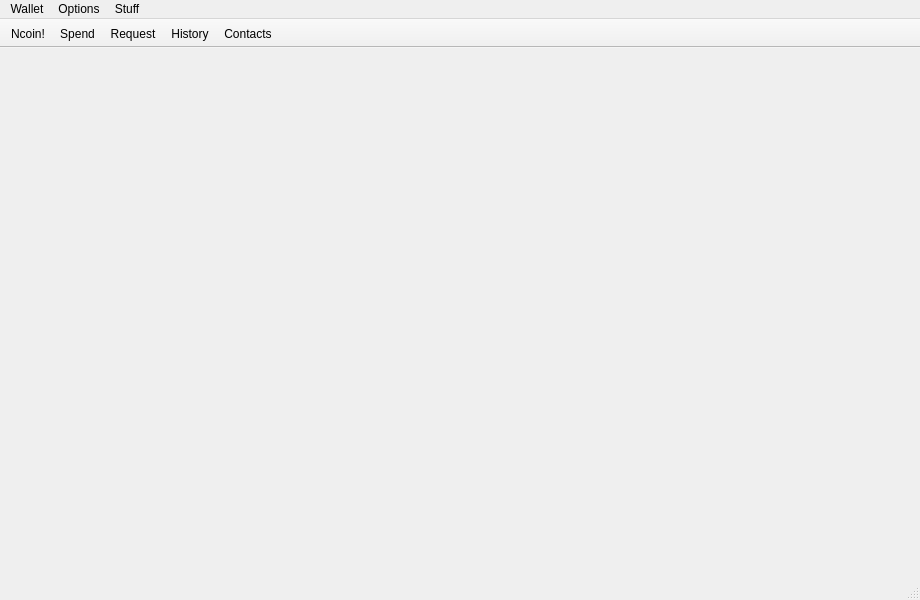
<?xml version="1.0" encoding="UTF-8"?>
<ui version="4.0">
 <class>MainWindow</class>
 <widget class="QMainWindow" name="MainWindow">
  <property name="geometry">
   <rect>
    <x>0</x>
    <y>0</y>
    <width>920</width>
    <height>600</height>
   </rect>
  </property>
  <property name="sizePolicy">
   <sizepolicy hsizetype="Preferred" vsizetype="Preferred">
    <horstretch>0</horstretch>
    <verstretch>0</verstretch>
   </sizepolicy>
  </property>
  <property name="minimumSize">
   <size>
    <width>0</width>
    <height>0</height>
   </size>
  </property>
  <property name="maximumSize">
   <size>
    <width>16777215</width>
    <height>16777215</height>
   </size>
  </property>
  <property name="windowTitle">
   <string>Ncoin!</string>
  </property>
  <property name="windowIcon">
   <iconset resource="../../resources.qrc">
    <normaloff>:/images/cryptonote</normaloff>:/images/cryptonote</iconset>
  </property>
  <widget class="QWidget" name="centralwidget">
   <layout class="QHBoxLayout" name="horizontalLayout">
    <property name="spacing">
     <number>0</number>
    </property>
    <property name="leftMargin">
     <number>0</number>
    </property>
    <property name="topMargin">
     <number>0</number>
    </property>
    <property name="rightMargin">
     <number>0</number>
    </property>
    <property name="bottomMargin">
     <number>0</number>
    </property>
    <item>
     <widget class="WalletGui::OverviewFrame" name="m_overviewFrame">
      <property name="frameShape">
       <enum>QFrame::NoFrame</enum>
      </property>
      <property name="frameShadow">
       <enum>QFrame::Raised</enum>
      </property>
     </widget>
    </item>
    <item>
     <widget class="WalletGui::SendFrame" name="m_sendFrame">
      <property name="frameShape">
       <enum>QFrame::NoFrame</enum>
      </property>
      <property name="frameShadow">
       <enum>QFrame::Raised</enum>
      </property>
     </widget>
    </item>
    <item>
     <widget class="WalletGui::ReceiveFrame" name="m_receiveFrame">
      <property name="frameShape">
       <enum>QFrame::NoFrame</enum>
      </property>
      <property name="frameShadow">
       <enum>QFrame::Raised</enum>
      </property>
     </widget>
    </item>
    <item>
     <widget class="WalletGui::TransactionsFrame" name="m_transactionsFrame">
      <property name="frameShape">
       <enum>QFrame::NoFrame</enum>
      </property>
      <property name="frameShadow">
       <enum>QFrame::Raised</enum>
      </property>
     </widget>
    </item>
    <item>
     <widget class="WalletGui::AddressBookFrame" name="m_addressBookFrame">
      <property name="frameShape">
       <enum>QFrame::NoFrame</enum>
      </property>
      <property name="frameShadow">
       <enum>QFrame::Raised</enum>
      </property>
     </widget>
    </item>
   </layout>
  </widget>
  <widget class="QMenuBar" name="menubar">
   <property name="geometry">
    <rect>
     <x>0</x>
     <y>0</y>
     <width>920</width>
     <height>19</height>
    </rect>
   </property>
   <widget class="QMenu" name="menuFile">
    <property name="title">
     <string>Wallet</string>
    </property>
    <addaction name="m_createWalletAction"/>
    <addaction name="m_openWalletAction"/>
    <addaction name="m_backupWalletAction"/>
    <addaction name="m_exitAction"/>
   </widget>
   <widget class="QMenu" name="menuSettings">
    <property name="title">
     <string>Options</string>
    </property>
    <addaction name="m_encryptWalletAction"/>
    <addaction name="m_changePasswordAction"/>
    <addaction name="separator"/>
    <addaction name="m_startOnLoginAction"/>
    <addaction name="m_minimizeToTrayAction"/>
    <addaction name="m_closeToTrayAction"/>
   </widget>
   <widget class="QMenu" name="menuHelp">
    <property name="title">
     <string>Stuff</string>
    </property>
    <addaction name="m_aboutCryptonoteAction"/>
    <addaction name="m_aboutQtAction"/>
   </widget>
   <addaction name="menuFile"/>
   <addaction name="menuSettings"/>
   <addaction name="menuHelp"/>
  </widget>
  <widget class="QToolBar" name="toolBar">
   <property name="windowTitle">
    <string>toolBar</string>
   </property>
   <property name="movable">
    <bool>false</bool>
   </property>
   <property name="toolButtonStyle">
    <enum>Qt::ToolButtonTextBesideIcon</enum>
   </property>
   <attribute name="toolBarArea">
    <enum>TopToolBarArea</enum>
   </attribute>
   <attribute name="toolBarBreak">
    <bool>false</bool>
   </attribute>
   <addaction name="m_overviewAction"/>
   <addaction name="m_sendAction"/>
   <addaction name="m_receiveAction"/>
   <addaction name="m_transactionsAction"/>
   <addaction name="m_addressBookAction"/>
  </widget>
  <widget class="QStatusBar" name="statusBar"/>
  <action name="m_overviewAction">
   <property name="checkable">
    <bool>true</bool>
   </property>
   <property name="enabled">
    <bool>true</bool>
   </property>
   <property name="icon">
    <iconset resource="../../resources.qrc">
     <normaloff>:/icons/overview</normaloff>:/icons/overview</iconset>
   </property>
   <property name="text">
    <string>Ncoin!</string>
   </property>
   <property name="toolTip">
    <string>Dashboard</string>
   </property>
   <property name="shortcut">
    <string>Ctrl+N</string>
   </property>
  </action>
  <action name="m_sendAction">
   <property name="checkable">
    <bool>true</bool>
   </property>
   <property name="enabled">
    <bool>true</bool>
   </property>
   <property name="icon">
    <iconset resource="../../resources.qrc">
     <normaloff>:/icons/send</normaloff>:/icons/send</iconset>
   </property>
   <property name="text">
    <string>Spend</string>
   </property>
   <property name="toolTip">
    <string>Spend</string>
   </property>
   <property name="shortcut">
    <string>Ctrl+S</string>
   </property>
  </action>
  <action name="m_receiveAction">
   <property name="checkable">
    <bool>true</bool>
   </property>
   <property name="enabled">
    <bool>true</bool>
   </property>
   <property name="icon">
    <iconset resource="../../resources.qrc">
     <normaloff>:/icons/receive</normaloff>:/icons/receive</iconset>
   </property>
   <property name="text">
    <string>Request</string>
   </property>
   <property name="toolTip">
    <string>Request</string>
   </property>
   <property name="shortcut">
    <string>Ctrl+R</string>
   </property>
  </action>
  <action name="m_transactionsAction">
   <property name="checkable">
    <bool>true</bool>
   </property>
   <property name="enabled">
    <bool>true</bool>
   </property>
   <property name="icon">
    <iconset resource="../../resources.qrc">
     <normaloff>:/icons/transactions</normaloff>:/icons/transactions</iconset>
   </property>
   <property name="text">
    <string>History</string>
   </property>
   <property name="toolTip">
    <string>Transaction History</string>
   </property>
   <property name="shortcut">
    <string>Ctrl+H</string>
   </property>
  </action>
  <action name="m_exitAction">
   <property name="enabled">
    <bool>true</bool>
   </property>
   <property name="text">
    <string>Quit Ncoin</string>
   </property>
   <property name="toolTip">
    <string>Exit and terminate the Ncoin-Wallet</string>
   </property>
   <property name="shortcut">
    <string>Ctrl+Q</string>
   </property>
  </action>
  <action name="m_addressBookAction">
   <property name="checkable">
    <bool>true</bool>
   </property>
   <property name="enabled">
    <bool>true</bool>
   </property>
   <property name="icon">
    <iconset resource="../../resources.qrc">
     <normaloff>:/icons/address-book</normaloff>:/icons/address-book</iconset>
   </property>
   <property name="text">
    <string>Contacts</string>
   </property>
   <property name="toolTip">
    <string>Contacts</string>
   </property>
   <property name="shortcut">
    <string>Ctrl+B</string>
   </property>
  </action>
  <action name="m_createWalletAction">
   <property name="enabled">
    <bool>true</bool>
   </property>
   <property name="text">
    <string>Create a new wallet</string>
   </property>
   <property name="toolTip">
    <string>Generate a new wallet</string>
   </property>
  </action>
  <action name="m_openWalletAction">
   <property name="enabled">
    <bool>true</bool>
   </property>
   <property name="text">
    <string>Open a wallet backup</string>
   </property>
   <property name="iconText">
    <string>Open a wallet backup</string>
   </property>
   <property name="toolTip">
    <string>Open an existing wallet from file</string>
   </property>
  </action>
  <action name="m_encryptWalletAction">
   <property name="enabled">
    <bool>true</bool>
   </property>
   <property name="text">
    <string>Protect this wallet</string>
   </property>
   <property name="toolTip">
    <string>Protect your wallet by encryptiong it with a password</string>
   </property>
  </action>
  <action name="m_changePasswordAction">
   <property name="enabled">
    <bool>true</bool>
   </property>
   <property name="text">
    <string>Change the password</string>
   </property>
   <property name="toolTip">
    <string>Change password</string>
   </property>
  </action>
  <action name="m_aboutCryptonoteAction">
   <property name="enabled">
    <bool>true</bool>
   </property>
   <property name="text">
    <string>Ncoin Info</string>
   </property>
   <property name="toolTip">
    <string>About Ncoin</string>
   </property>
  </action>
  <action name="m_aboutQtAction">
   <property name="enabled">
    <bool>true</bool>
   </property>
   <property name="text">
    <string>Qt Info</string>
   </property>
   <property name="toolTip">
    <string>About Qt</string>
   </property>
  </action>
  <action name="m_backupWalletAction">
   <property name="enabled">
    <bool>true</bool>
   </property>
   <property name="text">
    <string>Backup this wallet</string>
   </property>
   <property name="toolTip">
    <string>Backup this wallet to file</string>
   </property>
  </action>
  <action name="m_startOnLoginAction">
   <property name="checkable">
    <bool>true</bool>
   </property>
   <property name="text">
    <string>Run on login</string>
   </property>
  </action>
  <action name="m_minimizeToTrayAction">
   <property name="checkable">
    <bool>true</bool>
   </property>
   <property name="text">
    <string>Minimize to Notification Area</string>
   </property>
   <property name="toolTip">
    <string>Only show in the Notification Area when minimized</string>
   </property>
  </action>
  <action name="m_closeToTrayAction">
   <property name="checkable">
    <bool>true</bool>
   </property>
   <property name="text">
    <string>Close to Notification Area</string>
   </property>
   <property name="toolTip">
    <string>Minimize to the Notification Area when closing the window</string>
   </property>
  </action>
 </widget>
 <customwidgets>
  <customwidget>
   <class>WalletGui::OverviewFrame</class>
   <extends>QFrame</extends>
   <header>gui/OverviewFrame.h</header>
   <container>1</container>
  </customwidget>
  <customwidget>
   <class>WalletGui::SendFrame</class>
   <extends>QFrame</extends>
   <header>gui/SendFrame.h</header>
   <container>1</container>
  </customwidget>
  <customwidget>
   <class>WalletGui::ReceiveFrame</class>
   <extends>QFrame</extends>
   <header>gui/ReceiveFrame.h</header>
   <container>1</container>
  </customwidget>
  <customwidget>
   <class>WalletGui::TransactionsFrame</class>
   <extends>QFrame</extends>
   <header>gui/TransactionsFrame.h</header>
   <container>1</container>
  </customwidget>
  <customwidget>
   <class>WalletGui::AddressBookFrame</class>
   <extends>QFrame</extends>
   <header>gui/AddressBookFrame.h</header>
   <container>1</container>
  </customwidget>
 </customwidgets>
 <resources>
  <include location="../../resources.qrc"/>
 </resources>
 <connections>
  <connection>
   <sender>m_overviewAction</sender>
   <signal>toggled(bool)</signal>
   <receiver>m_overviewFrame</receiver>
   <slot>setVisible(bool)</slot>
   <hints>
    <hint type="sourcelabel">
     <x>-1</x>
     <y>-1</y>
    </hint>
    <hint type="destinationlabel">
     <x>112</x>
     <y>333</y>
    </hint>
   </hints>
  </connection>
  <connection>
   <sender>m_sendAction</sender>
   <signal>toggled(bool)</signal>
   <receiver>m_sendFrame</receiver>
   <slot>setVisible(bool)</slot>
   <hints>
    <hint type="sourcelabel">
     <x>-1</x>
     <y>-1</y>
    </hint>
    <hint type="destinationlabel">
     <x>337</x>
     <y>333</y>
    </hint>
   </hints>
  </connection>
  <connection>
   <sender>m_receiveAction</sender>
   <signal>toggled(bool)</signal>
   <receiver>m_receiveFrame</receiver>
   <slot>setVisible(bool)</slot>
   <hints>
    <hint type="sourcelabel">
     <x>-1</x>
     <y>-1</y>
    </hint>
    <hint type="destinationlabel">
     <x>562</x>
     <y>333</y>
    </hint>
   </hints>
  </connection>
  <connection>
   <sender>m_transactionsAction</sender>
   <signal>toggled(bool)</signal>
   <receiver>m_transactionsFrame</receiver>
   <slot>setVisible(bool)</slot>
   <hints>
    <hint type="sourcelabel">
     <x>-1</x>
     <y>-1</y>
    </hint>
    <hint type="destinationlabel">
     <x>787</x>
     <y>333</y>
    </hint>
   </hints>
  </connection>
  <connection>
   <sender>m_addressBookAction</sender>
   <signal>toggled(bool)</signal>
   <receiver>m_addressBookFrame</receiver>
   <slot>setVisible(bool)</slot>
   <hints>
    <hint type="sourcelabel">
     <x>-1</x>
     <y>-1</y>
    </hint>
    <hint type="destinationlabel">
     <x>809</x>
     <y>320</y>
    </hint>
   </hints>
  </connection>
  <connection>
   <sender>m_createWalletAction</sender>
   <signal>triggered()</signal>
   <receiver>MainWindow</receiver>
   <slot>createWallet()</slot>
   <hints>
    <hint type="sourcelabel">
     <x>-1</x>
     <y>-1</y>
    </hint>
    <hint type="destinationlabel">
     <x>449</x>
     <y>299</y>
    </hint>
   </hints>
  </connection>
  <connection>
   <sender>m_openWalletAction</sender>
   <signal>triggered()</signal>
   <receiver>MainWindow</receiver>
   <slot>openWallet()</slot>
   <hints>
    <hint type="sourcelabel">
     <x>-1</x>
     <y>-1</y>
    </hint>
    <hint type="destinationlabel">
     <x>449</x>
     <y>299</y>
    </hint>
   </hints>
  </connection>
  <connection>
   <sender>m_encryptWalletAction</sender>
   <signal>triggered()</signal>
   <receiver>MainWindow</receiver>
   <slot>encryptWallet()</slot>
   <hints>
    <hint type="sourcelabel">
     <x>-1</x>
     <y>-1</y>
    </hint>
    <hint type="destinationlabel">
     <x>449</x>
     <y>299</y>
    </hint>
   </hints>
  </connection>
  <connection>
   <sender>m_changePasswordAction</sender>
   <signal>triggered()</signal>
   <receiver>MainWindow</receiver>
   <slot>encryptWallet()</slot>
   <hints>
    <hint type="sourcelabel">
     <x>-1</x>
     <y>-1</y>
    </hint>
    <hint type="destinationlabel">
     <x>449</x>
     <y>299</y>
    </hint>
   </hints>
  </connection>
  <connection>
   <sender>m_aboutQtAction</sender>
   <signal>triggered()</signal>
   <receiver>MainWindow</receiver>
   <slot>aboutQt()</slot>
   <hints>
    <hint type="sourcelabel">
     <x>-1</x>
     <y>-1</y>
    </hint>
    <hint type="destinationlabel">
     <x>449</x>
     <y>299</y>
    </hint>
   </hints>
  </connection>
  <connection>
   <sender>m_backupWalletAction</sender>
   <signal>triggered()</signal>
   <receiver>MainWindow</receiver>
   <slot>backupWallet()</slot>
   <hints>
    <hint type="sourcelabel">
     <x>-1</x>
     <y>-1</y>
    </hint>
    <hint type="destinationlabel">
     <x>449</x>
     <y>299</y>
    </hint>
   </hints>
  </connection>
  <connection>
   <sender>m_aboutCryptonoteAction</sender>
   <signal>triggered()</signal>
   <receiver>MainWindow</receiver>
   <slot>about()</slot>
   <hints>
    <hint type="sourcelabel">
     <x>-1</x>
     <y>-1</y>
    </hint>
    <hint type="destinationlabel">
     <x>459</x>
     <y>299</y>
    </hint>
   </hints>
  </connection>
  <connection>
   <sender>m_startOnLoginAction</sender>
   <signal>triggered(bool)</signal>
   <receiver>MainWindow</receiver>
   <slot>setStartOnLogin(bool)</slot>
   <hints>
    <hint type="sourcelabel">
     <x>-1</x>
     <y>-1</y>
    </hint>
    <hint type="destinationlabel">
     <x>459</x>
     <y>299</y>
    </hint>
   </hints>
  </connection>
  <connection>
   <sender>m_minimizeToTrayAction</sender>
   <signal>triggered(bool)</signal>
   <receiver>MainWindow</receiver>
   <slot>setMinimizeToTray(bool)</slot>
   <hints>
    <hint type="sourcelabel">
     <x>-1</x>
     <y>-1</y>
    </hint>
    <hint type="destinationlabel">
     <x>459</x>
     <y>299</y>
    </hint>
   </hints>
  </connection>
  <connection>
   <sender>m_closeToTrayAction</sender>
   <signal>triggered(bool)</signal>
   <receiver>MainWindow</receiver>
   <slot>setCloseToTray(bool)</slot>
   <hints>
    <hint type="sourcelabel">
     <x>-1</x>
     <y>-1</y>
    </hint>
    <hint type="destinationlabel">
     <x>459</x>
     <y>299</y>
    </hint>
   </hints>
  </connection>
 </connections>
 <slots>
  <slot>createWallet()</slot>
  <slot>openWallet()</slot>
  <slot>encryptWallet()</slot>
  <slot>aboutQt()</slot>
  <slot>backupWallet()</slot>
  <slot>about()</slot>
  <slot>setStartOnLogin(bool)</slot>
  <slot>setMinimizeToTray(bool)</slot>
  <slot>setCloseToTray(bool)</slot>
 </slots>
</ui>
